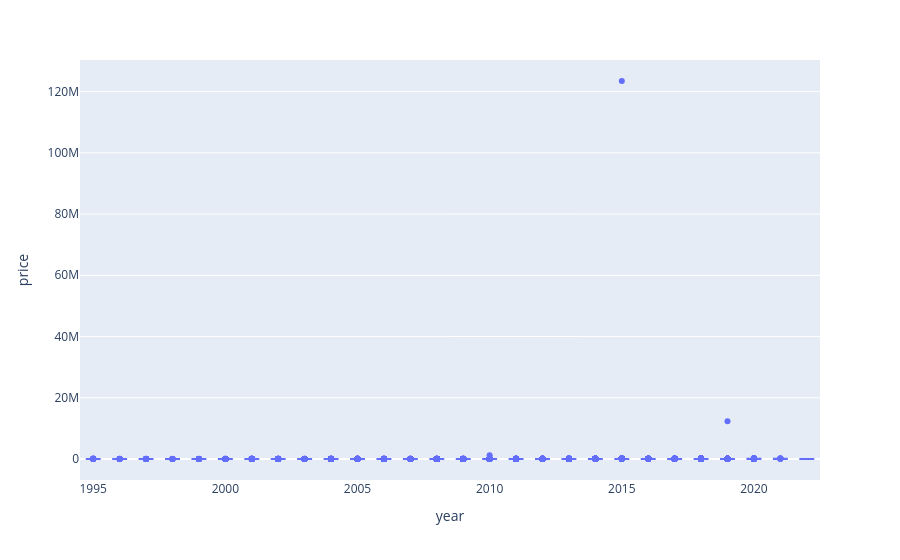

Notebook source saved alongside this figure:
### Code cell
#Visualize Data to look for outliers on Price given above range in .describe()
px.box((cars95clean_200milemax), x='year', y='price')

### Figure 1 — Plotly figure (JSON) as saved in the notebook; plotly's stock layout.template omitted (floating-point values rounded to 4 significant figures; data arrays with more than 128 entries replaced by an {"elided": "..."} marker saying what was removed)
{"data": [{"alignmentgroup": "True", "hovertemplate": "year=%{x}<br>price=%{y}<extra></extra>", "legendgroup": "", "marker": {"color": "#636efa"}, "name": "", "notched": false, "offsetgroup": "", "orientation": "v", "showlegend": false, "type": "box", "x": {"elided": "52747 int values"}, "x0": " ", "xaxis": "x", "y": {"elided": "52747 int values"}, "y0": " ", "yaxis": "y"}], "layout": {"boxmode": "group", "legend": {"tracegroupgap": 0}, "margin": {"t": 60}, "xaxis": {"anchor": "y", "domain": [0, 1], "title": {"text": "year"}}, "yaxis": {"anchor": "x", "domain": [0, 1], "title": {"text": "price"}}}}
